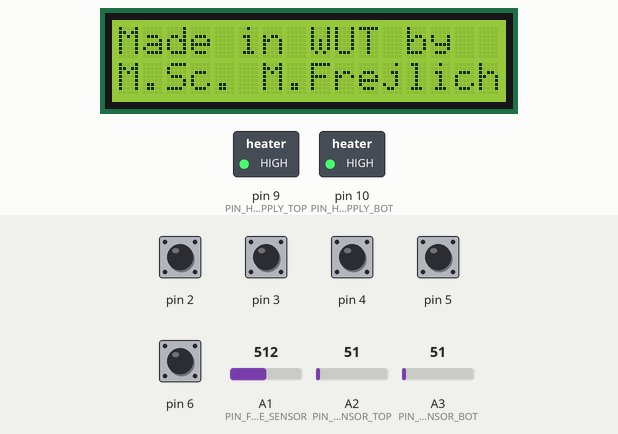
This sketch was run on a simulated Arduino Uno, built with avr-gcc and run on an emulated ATmega328P. Shown: 16×2 character LCD, switched loads named in the sketch (green lamp = pin HIGH). Inputs (shaded band) come from the test bench; at power-on: pin 2–6 HIGH, A2 (PIN_TEMPERATURE_SENSOR_TOP) = 51, A3 (PIN_TEMPERATURE_SENSOR_BOT) = 51, A1 (PIN_FORCE_SENSOR) = 512.

Above: at 1.2 s.
At 3.3 s:
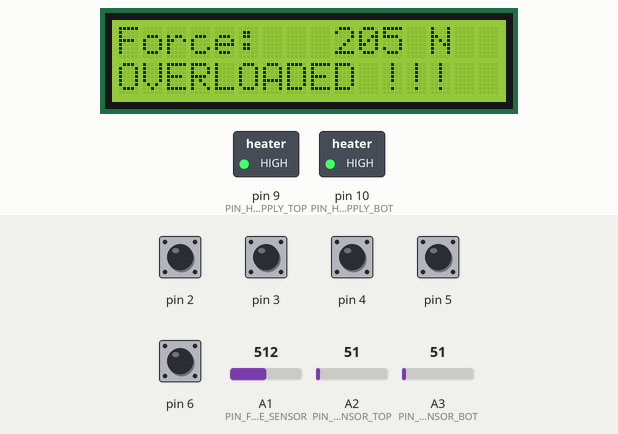
3.4 s: A2 (PIN_TEMPERATURE_SENSOR_TOP) set to 62
5.1 s: A2 (PIN_TEMPERATURE_SENSOR_TOP) set to 76
6.6 s: A3 (PIN_TEMPERATURE_SENSOR_BOT) set to 67
8.7 s: A3 (PIN_TEMPERATURE_SENSOR_BOT) set to 74
10.2 s: A1 (PIN_FORCE_SENSOR) set to 159
11.7 s: A1 (PIN_FORCE_SENSOR) set to 135
At 11.96 s:
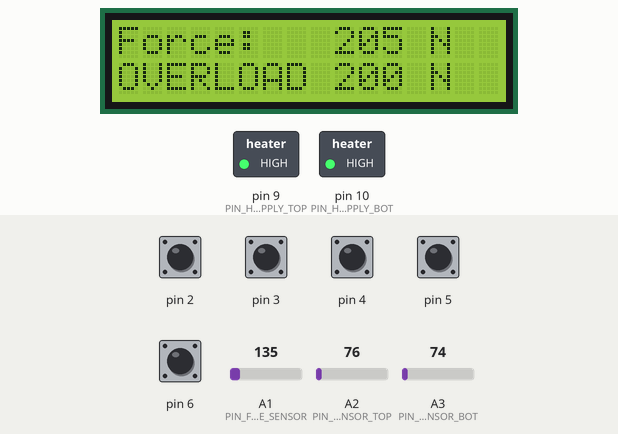
At 12.8 s:
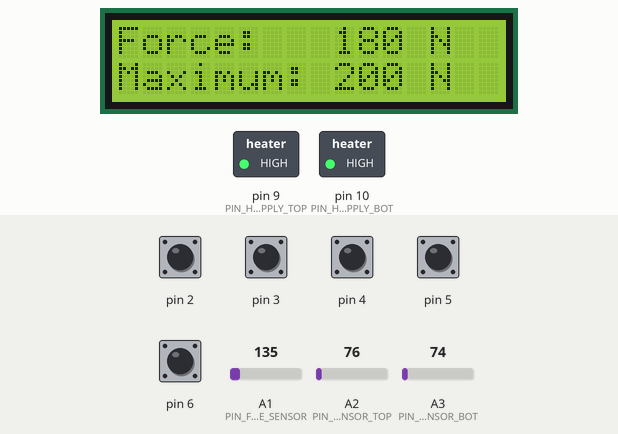
Timing chart, 0 to 14.7 s (numbered marks = the images above; inputs shaded):
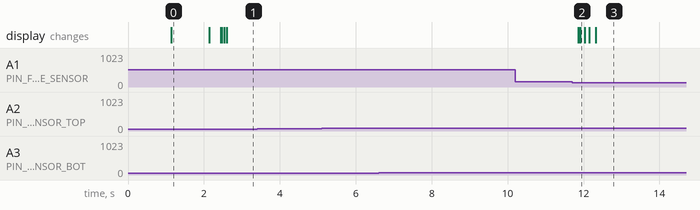

The sketch:

main.ino
```cpp
#include "HeatingPress.h"
#include "ForceSensor.h"
#include "HeatingPlate.h"
#include "SettingsController.h"
#include "reportError.h"

// Utworzenie systemu zarządzającego wszystkimi funkcjami urządzenia (4 główne wątki + 2 interfejsy)
HeatingPress device(6);

// Ustawienie domyślnych wartości temperatury otoczenia oraz maksymalnej mocy grzania
DegCelsius SystemElement::s_ambient_temperature = DEFAULT_AMBIENT_TEMPERATURE;
DegCelsius SystemElement::s_max_heating_power = MAX_HEATING_POWER;

// Utworzenie instancji dla czujnika, każdej grzałki oraz ustawień ogólnych
ForceSensor force_sensor{ PIN_FORCE_SENSOR };
HeatingPlate top_heating_plate{ PIN_TEMPERATURE_SENSOR_TOP, PIN_HEAT_SUPPLY_TOP, 0.800, 48.0, "TOP" };
HeatingPlate bot_heating_plate{ PIN_TEMPERATURE_SENSOR_BOT, PIN_HEAT_SUPPLY_BOT, 0.680, 47.0, "BOT" };
SettingsController settings_controller;

void setup()
{
  device.addWindow(static_cast<DisplayedElement*>(&force_sensor), FORCE_MEASUREMENT_PERIOD);
  device.addWindow(static_cast<DisplayedElement*>(&top_heating_plate), TEMPERATURE_MEASUREMENT_PERIOD);
  device.addWindow(static_cast<DisplayedElement*>(&bot_heating_plate), TEMPERATURE_MEASUREMENT_PERIOD);
  device.addWindow(static_cast<DisplayedElement*>(&settings_controller), CYCLE_PERIOD);

  /*INSTANCJA DODANA WYŁĄCZNIE DO TESTÓW*/
  // device.addThread(new HardwareTester(), CYCLE_PERIOD);

  // Konfiguracja wszystkich elementów oraz wyświetlenie informacji o urządzeniu
  device.init();
}

void loop()
{
  device.run();
}

void reportError(const String& code)
{
  device.emergencyShutdown(code);
}
```

Array.h
```cpp
#pragma once

using CollectionSize = unsigned short;

// Klasa szblonowa przechowująca tablicę o stałej długości
template<typename T, CollectionSize N>
class Array
{
  public:
    inline Array() = default;
    // Konstruktor pobierający tablicę
    inline Array(const T array[]);
    // Konstruktor kopiujący - wykonuje kopię głęboką
    inline Array(const Array<T, N>& right);
    // Umożliwienie zapisu i odczytu jak ze zwykłej tablicy
    inline T& operator[](const CollectionSize index);
    inline ~Array() = default;

    // Zwraca długość tablicy
    inline CollectionSize length() const;
    // Pobiera element o zadanym indeksie
    inline T get(const CollectionSize index) const;

  protected:
    T value_[N];
};

template<typename T, CollectionSize N>
inline Array<T, N>::Array(const T array[])
{
  for (CollectionSize i = 0; i < N; ++i)
    value_[i] = array[i];
}

template<typename T, CollectionSize N>
inline Array<T, N>::Array(const Array<T, N>& right)
{
  for (CollectionSize i = 0; i < N; ++i)
    value_[i] = right.value_[i];
}

template<typename T, CollectionSize N>
inline T& Array<T, N>::operator[](const CollectionSize index)
{
  return value_[index % N];
}

template<typename T, CollectionSize N>
inline CollectionSize Array<T, N>::length() const
{
  return N;
}

template<typename T, CollectionSize N>
inline T Array<T, N>::get(const CollectionSize index) const
{
  return value_[index];
}
```

DisplayedElement.h
```cpp
#pragma once

#include "SystemElement.h"
#include "ScreenContent.h"
#include "Array.h"

// Klasa abstrakcyjna, nadrzędna dla elementów posiadających informacje do wyświetlenia na ekranie
class DisplayedElement : public SystemElement
{
  public:
    // Wykonuje pobrane od użytkownika polecania na podstawie wciśniętych przycisków
    virtual void executeCommands(const Array<bool, BUTTONS_NUMBER>& buttons) = 0;
    // Zwraca dane do wyświetlenia dotyczące tego elementu
    virtual ScreenContent getDataToDisplay() const = 0;
};
```

ForceSensor.cpp
```cpp
#include "ForceSensor.h"

ForceSensor::ForceSensor(const uint8_t pin_force_sensor) :
  PIN_FORCE_SENSOR_{ pin_force_sensor },
  SIGNAL_TO_FORCE_CONVERTER_{ NumericArray<AnalogSignal, FORCE_CONVERSION_ARRAY_SIZE>(FORCE_SIGNAL_VALUES),
                              NumericArray<Newton, FORCE_CONVERSION_ARRAY_SIZE>(FORCE_VALUES) }
{
  // przypisanie numeru pinu w mikrosterowniku
}

void ForceSensor::init()
{
  pinMode(PIN_FORCE_SENSOR_, INPUT);    // ustawienie czujnika nacisku jako wejście z napięciem zewnętrznym
  digitalWrite(PIN_FORCE_SENSOR_, LOW);
}

void ForceSensor::executeCommands(const Array<bool, BUTTONS_NUMBER>& buttons)
{
  if (buttons.get(ACTION) && !is_overloaded_)
    force_offset_ = force_;
}

const char FIRST_LINE[LCD_COLUMNS_NUMBER + 1] PROGMEM = "Force:       N  ";
const char SECOND_LINE_OK[LCD_COLUMNS_NUMBER + 1] PROGMEM = "Maximum: 200 N  ";
const char SECOND_LINE_OVER[LCD_COLUMNS_NUMBER + 1] PROGMEM = "OVERLOADED !!!  ";

ScreenContent ForceSensor::getDataToDisplay() const
{
  constexpr int LAST_DIGIT_POSITION = 11;

  ScreenContent content(FIRST_LINE, is_overloaded_ ? SECOND_LINE_OVER : SECOND_LINE_OK);
  BasicSize position{ content.putNumberFromEnd(max(force_, force_offset_) + TARE, LAST_DIGIT_POSITION, 0) };
  if (force_ <= force_offset_)
    content.putWord(F("<"), position, 0);

  return content;
}

void ForceSensor::run()
{
  force_measurements_.push(analogRead(PIN_FORCE_SENSOR_));

  if (!force_measurements_.isFull())
    return;

  const AnalogSignal signal_value{ force_measurements_.mean_value() };    // filtrowanie szumów poprzez uśrednianie krótkookresowych odczytów

  if (ENABLE_ERRORS && signal_value > FORCE_SIGNAL_HIGHER_LIMIT)    // sprawdzenie poprawności sygnału
    reportError(F("2"));

  force_ = SIGNAL_TO_FORCE_CONVERTER_.convert(signal_value);    // konwersja poziomów ADC na Newtony

  is_overloaded_ = (force_ >= SIGNAL_TO_FORCE_CONVERTER_.maxValue());    // sprawdzenie przeciążenia czujnika

  force_measurements_.clear();
}
```

ForceSensor.h
```cpp
#pragma once

#include "DisplayedElement.h"
#include "Queue.h"
#include "TabularConverter.h"
#include "reportError.h"

constexpr CollectionSize MEASURMENT_BUFFER_LENGTH = FORCE_ESTIMATION_PERIOD / CYCLE_PERIOD;

// Klasa przechowująca parametry czujnika nacisku
class ForceSensor : public DisplayedElement
{
  public:
    ForceSensor() = delete;
    ForceSensor(const uint8_t pin_force_sensor);
    ~ForceSensor() = default;
    // Konfiguruje porty wejścia/wyjścia dla tego elementu
    void init() override;
    // Wykonuje pomiar siły nacisku oraz uśrednia go z określoną częstotliwością
    void run() override;
    // Wykonuje pobrane od użytkownika polecania dotyczące wartości punktu zerowego czujnika siły
    void executeCommands(const Array<bool, BUTTONS_NUMBER>& buttons) override;
    // Wyświetla dane dotyczące czujnika siły
    ScreenContent getDataToDisplay() const override;

  private:
    // Zmienne przechowujące aktualne informacje o sile nacisku
    bool is_overloaded_{ false };
    Newton force_{ 0 };
    Newton force_offset_{ START_OFFSET };
    // Kolejka przechowująca pomiary siły nacisku
    Queue<AnalogSignal, MEASURMENT_BUFFER_LENGTH> force_measurements_;
    // Numer pinu przypisanego do czujnika
    const uint8_t PIN_FORCE_SENSOR_{ PIN_SAFETY_MOCK_INPUT };
    // Tablice konwersji pomiaru siły w poziomach ADC na Newtony
    const TabularConverter<AnalogSignal, Newton, FORCE_CONVERSION_ARRAY_SIZE> SIGNAL_TO_FORCE_CONVERTER_;
};
```

HardwareTester.cpp
```cpp
#include "HardwareTester.h"

void HardwareTester::init()
{
  // Konfiguracja portu szeregowego
  Serial.begin(9600);
  cycle_counter_ = millis() + CYCLE_PERIOD;    // ustawienie wartości licznika czasu
}

void HardwareTester::run()
{
  cycle_counter_ += CYCLE_PERIOD;

  /*TEST CZUJNIKA NACISKU*/
  // testForceSensor();

  /*TEST CZUJNIKÓW TEMPERATTURY*/
  // testTemperatureSensors();

  /*TEST WZMACNIACZA*/
  // testAmplifier(PIN_TEMPERATURE_SENSOR_TOP);

  /*TEST GRZAŁEK*/
  // testHeaters();

  /*TEST REAKCJI CZUJNIKA NACISKU NA TEMPERATURĘ*/
  // testForceSensorThermalEffect();

  /*TEST SYNCHRONIZACJI CZASU*/
  // testTimeSynchronization(cycle_counter_);

  /*TEST WSZYSTKIEGO*/
  testAll();
}

void HardwareTester::testForceSensor()
{
  //// Niefiltrowane
  //Serial.print(analogRead(PIN_FORCE_SENSOR));
  //Serial.println();

  // Filtrowane
  static bool s_in_use = false;
  static Queue<AnalogSignal, 20>* p_force_measurements{ nullptr };
  if (!s_in_use)
  {
    s_in_use = true;
    p_force_measurements = new Queue<AnalogSignal, 20>();
  }
  p_force_measurements->push(analogRead(PIN_FORCE_SENSOR));

  if (!p_force_measurements->isFull())
    return;

  // Filtrowanie szumów poprzez uśrednianie krótkookresowych odczytów
  const AnalogSignal mean_value = p_force_measurements->mean_value();
  const AnalogSignal min_value = p_force_measurements->min_value();
  const AnalogSignal max_value = p_force_measurements->max_value();
  p_force_measurements->clear();

  Serial.print(mean_value);
  Serial.print(F(","));
  Serial.print(min_value);
  Serial.print(F(","));
  Serial.print(max_value);
  Serial.print(F(","));
  Serial.println();
}

void HardwareTester::testTemperatureSensors()
{
  Serial.print(analogRead(PIN_TEMPERATURE_SENSOR_TOP));
  Serial.print(F(","));
  Serial.print(analogRead(PIN_TEMPERATURE_SENSOR_BOT));
  Serial.println();
}

void HardwareTester::testAmplifier(const uint8_t pin_output)
{
  //// Niefiltrowane
  // Serial.print(analogRead(pin_output));
  // Serial.println();

  // Filtrowane
  static bool s_in_use = false;
  static Queue<AnalogSignal, 100>* p_measurements{ nullptr };
  if (!s_in_use)
  {
    s_in_use = true;
    p_measurements = new Queue<AnalogSignal, 100>();
  }
  p_measurements->push(analogRead(pin_output));

  if (!p_measurements->isFull())
    return;

  // Filtrowanie szumów poprzez uśrednianie krótkookresowych odczytów
  const AnalogSignal mean_value = p_measurements->mean_value();
  const AnalogSignal min_value = p_measurements->min_value();
  const AnalogSignal max_value = p_measurements->max_value();
  const AnalogSignal median_value = p_measurements->quantile(0.5);
  p_measurements->clear();

  Serial.print(mean_value);
  Serial.print(F(","));
  Serial.print(min_value);
  Serial.print(F(","));
  Serial.print(max_value);
  Serial.print(F(","));
  Serial.print(median_value);
  Serial.println();
}

void HardwareTester::testHeaters()
{
  // Filtrowane
  static bool s_in_use = false;
  static Queue<AnalogSignal, 50>* p_top_measurements{ nullptr };
  static Queue<AnalogSignal, 50>* p_bot_measurements{ nullptr };
  if (!s_in_use)
  {
    s_in_use = true;
    p_top_measurements = new Queue<AnalogSignal, 50>();
    p_bot_measurements = new Queue<AnalogSignal, 50>();
  }
  p_top_measurements->push(analogRead(PIN_TEMPERATURE_SENSOR_TOP));
  p_bot_measurements->push(analogRead(PIN_TEMPERATURE_SENSOR_BOT));

  if (!p_top_measurements->isFull())
    return;

  // Filtrowanie szumów poprzez uśrednianie krótkookresowych odczytów
  const AnalogSignal top_value = p_top_measurements->quantile(0.5);
  const AnalogSignal bot_value = p_bot_measurements->quantile(0.5);
  p_top_measurements->clear();
  p_bot_measurements->clear();

  Serial.print(top_value);
  Serial.print(F(","));
  Serial.print(bot_value);
  Serial.println();
}

void HardwareTester::testForceSensorThermalEffect()
{
  // Filtrowane
  static bool s_in_use = false;
  static Queue<AnalogSignal, 50>* p_force_measurements{ nullptr };
  static Queue<AnalogSignal, 50>* p_top_measurements{ nullptr };
  if (!s_in_use)
  {
    s_in_use = true;
    p_force_measurements = new Queue<AnalogSignal, 50>();
    p_top_measurements = new Queue<AnalogSignal, 50>();
  }
  p_force_measurements->push(analogRead(PIN_FORCE_SENSOR));
  p_top_measurements->push(analogRead(PIN_TEMPERATURE_SENSOR_TOP));

  if (!p_force_measurements->isFull())
    return;

  // Filtrowanie szumów poprzez uśrednianie krótkookresowych odczytów
  const AnalogSignal force_value = p_force_measurements->quantile(0.5);
  const AnalogSignal top_value = p_top_measurements->quantile(0.5);
  p_force_measurements->clear();
  p_top_measurements->clear();

  Serial.print(force_value);
  Serial.print(F(","));
  Serial.print(top_value);
  Serial.println();
}

void HardwareTester::testTimeSynchronization(const unsigned long timer)
{
  Serial.print(millis() - timer);
  Serial.println();
}

void HardwareTester::testAll()
{
  // Filtrowane
  static bool s_in_use = false;
  static Queue<AnalogSignal, 30>* p_force_measurements{ nullptr };
  static Queue<AnalogSignal, 30>* p_top_measurements{ nullptr };
  static Queue<AnalogSignal, 30>* p_bot_measurements{ nullptr };
  if (!s_in_use)
  {
    s_in_use = true;
    p_force_measurements = new Queue<AnalogSignal, 30>();
    p_top_measurements = new Queue<AnalogSignal, 30>();
    p_bot_measurements = new Queue<AnalogSignal, 30>();
  }
  p_force_measurements->push(analogRead(PIN_FORCE_SENSOR));
  p_top_measurements->push(analogRead(PIN_TEMPERATURE_SENSOR_TOP));
  p_bot_measurements->push(analogRead(PIN_TEMPERATURE_SENSOR_BOT));

  if (!p_force_measurements->isFull())
    return;

  // Filtrowanie szumów poprzez uśrednianie krótkookresowych odczytów
  const AnalogSignal force_value = p_force_measurements->quantile(0.5);
  const AnalogSignal top_value = p_top_measurements->quantile(0.5);
  const AnalogSignal bot_value = p_bot_measurements->quantile(0.5);
  p_force_measurements->clear();
  p_top_measurements->clear();
  p_bot_measurements->clear();

  Serial.print(force_value);
  Serial.print(F(","));
  Serial.print(top_value);
  Serial.print(F(","));
  Serial.print(bot_value);
  Serial.println();
}
```

HardwareTester.h
```cpp
#pragma once

#include "configuration.h"
#include "SystemElement.h"
#include "Queue.h"

// Klasa przeznaczona wyłącznie do testów sprzętu
class HardwareTester : public SystemElement
{
  public:
    HardwareTester() = default;
    ~HardwareTester() = default;
    // Konfiguruje porty wejścia/wyjścia dla tego elementu
    void init() override;
    // Wykonuje wszystkie funkcje elementu z odpowiednimi częstotliwościami
    void run() override;

  private:
    // Przekazuje przez port szeregowy dane o mierzonej sile nacisku
    void testForceSensor();
    // Przekazuje przez port szeregowy surowe dane o mierzonym sygnale temperatury
    void testTemperatureSensors();
    // Odczytuje sygnał z wyjścia wzmacniacza napięcia (w poziomach ADC)
    void testAmplifier(const uint8_t pin_output);
    // Przekazuje przez port szeregowy dane potrzebne do wyznaczenia charakterystyki cieplnej urządzenia
    void testHeaters();
    // Przekazuje przez port szeregowy dane o mierzonej sile nacisku w zależności od temperatury
    void testForceSensorThermalEffect();
    // Przekazuje dane o różnicy czasu w danej chwili od podanej wartości
    void testTimeSynchronization(const unsigned long timer);
    // Przekazuje informacje zarówno o pomiarze temperatury jak i siły nacisku
    void testAll();

    // Licznik umożliwiający testowanie synchronizacji programu
    unsigned long cycle_counter_{ 0 };
};
```

Heater.cpp
```cpp
#include "Heater.h"

Heater::Heater(const uint8_t pin_heat_supply) :
  PIN_HEAT_SUPPLY_{ pin_heat_supply }
{
  // przypisanie numeru pinu w mikrosterowniku
}

void Heater::init()
{
  pinMode(PIN_HEAT_SUPPLY_, OUTPUT);       // ustawienie kanału przekaźnika jako wyjście
  digitalWrite(PIN_HEAT_SUPPLY_, HIGH);    // początkowy stan wysoki odpowiada wyłączonemu kanałowi przekaźnika
}

void Heater::run()
{
  constexpr unsigned int OVERFLOW = TEMPERATURE_ESTIMATION_PERIOD / CYCLE_PERIOD;
  const float target_heating_signal{ heating_power_ / MAX_HEATING_POWER * MAX_HEAT_SIGNAL };
  const SignlalPWM lower_heating_signal{ static_cast<SignlalPWM>(floor(target_heating_signal)) };
  const SignlalPWM upper_heating_signal{ static_cast<SignlalPWM>(ceil(target_heating_signal)) };
  const unsigned int switching_time = round((target_heating_signal - lower_heating_signal) * OVERFLOW);

  // Przełączenie ustawionej wartości grzania w takim momencie, aby średnia moc odpowiadała jak najdokładniej wartości zadanej
  if (power_switching_counter_ == 0)
    setPowerModulation(lower_heating_signal);
  else if (power_switching_counter_ == switching_time)
    setPowerModulation(upper_heating_signal);

  ++power_switching_counter_;
  power_switching_counter_ %= OVERFLOW;
}

void Heater::setHeatingPower(const Watt new_heating_power)
{
  heating_power_ = constrain(new_heating_power, 0, MAX_HEATING_POWER);
}

Watt Heater::getHeatingPower() const
{
  return heating_power_;
}

inline void Heater::setPowerModulation(const SignlalPWM heating_signal)
{
  analogWrite(PIN_HEAT_SUPPLY_, MAX_HEAT_SIGNAL - heating_signal);    // przekaźnik wyzwalany stanem niskim
}
```

Heater.h
```cpp
#pragma once

#include "configuration.h"

// Klasa przechowująca parametry grzałki
class Heater
{
  public:
    Heater() = delete;
    Heater(const uint8_t pin_heat_supply);
    ~Heater() = default;
    // Konfiguruje porty wejścia/wyjścia dla tego elementu
    void init();
    // Zmienia ustawiony sygnał mocy grzania podczas każdego cyklu
    // umożliwiając jej sprzętową interpolację do wartości zadanej
    void run();
    // Ustawia wprowadzoną moc grzania [W]
    void setHeatingPower(const Watt new_heating_power);
    // Zwraca aktualną moc grzania [W]
    Watt getHeatingPower() const;

  private:
    // Ustawia zmodulowany synał mocy z podanym wypełnieniem impulsu
    inline void setPowerModulation(const SignlalPWM heating_signal);

    // Zadana wartość grzania
    Watt heating_power_{ 0 };
    unsigned int power_switching_counter_{ 0 };
    // Numer pinu przypisanego do grzałki
    const uint8_t PIN_HEAT_SUPPLY_{ PIN_SAFETY_MOCK_OUTPUT };
};
```

InputInterface.h
```cpp
#pragma once

#include "PushButton.h"
#include "SystemElement.h"
#include "Array.h"

// Klasa przechowująca wszystkie przyciski interfejsu wejściowego
class InputInterface : public SystemElement
{
  public:
    InputInterface();
    ~InputInterface() = default;
    // Konfiguruje porty wejścia/wyjścia dla tego elementu
    void init() override;
    // Odczytuje sygnały z portów dla każdego z przycisków
    void run() override;
    // Zwraca stan aktywności wciśniętych przycisków
    Array<bool, BUTTONS_NUMBER> getButtonsActivity() const;
    // Przedawnia stan przycisków w danym cyklu
    void expireButtons();
    // Zwraca prawdę, gdy okno zostało przełączone oraz fałsz w przeciwnym wypadku
    bool isWindowChanged() const;
    // Zwraca prawdę, jeśli stan przycisków został odświeżony od ostatniego resetu
    bool isReady() const;

  private:
    // Tablica przechowujaca instancję dla każdego z przycisków
    Array<PushButton, BUTTONS_NUMBER> buttons_;
    bool is_ready_{ false };
};
```

Source omitted: HeatingPlate.cpp (2909 bytes), HeatingPlate.h (1531 bytes), HeatingPress.cpp (3151 bytes), HeatingPress.h (1751 bytes), HeatingRegulator.cpp (3619 bytes), HeatingRegulator.h (1640 bytes), InputInterface.cpp (1794 bytes), NumericArray.h (4011 bytes), OutputInterface.cpp (1658 bytes), OutputInterface.h (1215 bytes), PushButton.cpp (1136 bytes), PushButton.h (1159 bytes) and 14 more

Measured:
- the behaviour switches between 144 and 143 on A1 (PIN_FORCE_SENSOR) (found by bisection; images 1 and 2)
- after the input at 3.4 s, every drawn part: stays the same
- after the input at 5.1 s, every drawn part: stays the same
- after the input at 6.6 s, every drawn part: stays the same
- after the input at 8.7 s, every drawn part: stays the same
- after the input at 10.2 s, every drawn part: stays the same
- after the input at 11.7 s, the display: first changes after 0.17 s (image 2 shows a later state)
- what the display in image 0 shows lasts 1.0 s, from 1.1 s to 2.1 s
